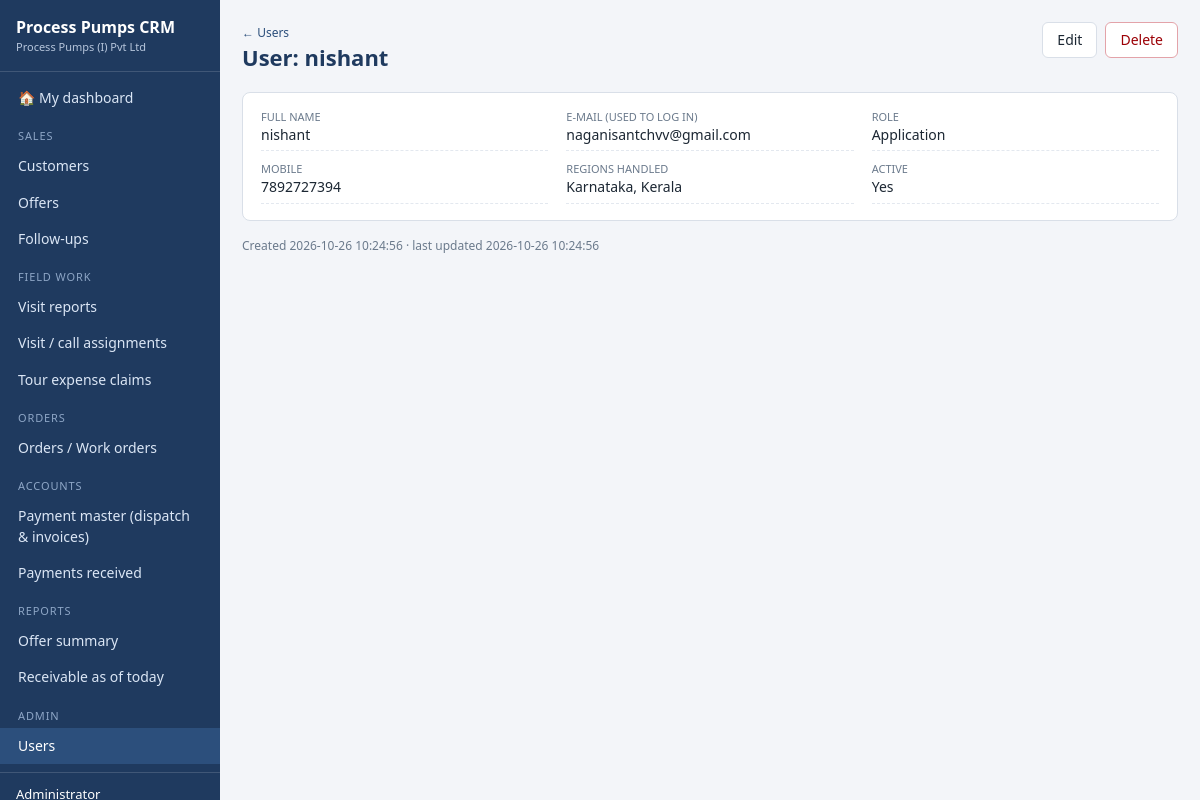
The app's page /users/2 (signed in) with its own data.
### tables this page shows
CREATE TABLE "users" (id INTEGER PRIMARY KEY AUTOINCREMENT, "full_name" TEXT, "email" TEXT, "role" TEXT, "phone" TEXT, "regions" TEXT, "active" INTEGER, "password_hash" TEXT, "created_at" TEXT, "created_by" INTEGER, "updated_at" TEXT, "updated_by" INTEGER);

### app/core/crud.py (the view, shortened to what this page needs)
    @bp.route("/<int:id>")
    def view(id):
        row = load(id)
        full = dict(row)
        if module.extra_values:
            full.update(module.extra_values(row))
        related = []
        actions = [a for a in module.actions
                   if R.has_role(g.user, a.roles if a.roles is not None else module.access["edit"])
                   and (not a.when or a.when(row, g.user))]
        comments = db.q("SELECT c.*, u.full_name FROM comments c LEFT JOIN users u ON u.id=c.user_id "
                        "WHERE entity=? AND entity_id=? ORDER BY c.id", (module.table, id)) if module.comments else []
        children = [dict(c=c, rows=module.child_rows(c, id)) for c in module.children]
        return render_template("detail.html", module=module, row=full, related=related, actions=actions,
                               comments=comments, children=children,
                               panel=module.panel(row, g.user) if module.panel else None,
                               can_edit=module.can("edit", g.user, row), can_delete=module.can("delete", g.user, row),
                               can_comment=module.comments and module.can("comment", g.user, row))

### app/core/auth.py (called while the page is built)
def csrf_token():
    if "_csrf" not in session:
        session["_csrf"] = secrets.token_hex(16)
    return session["_csrf"]

@bp.before_app_request
def load_user_and_guard():
    g.user = None
    uid = session.get("uid")
    if uid:
        u = db.q1("SELECT * FROM users WHERE id=? AND active=1", (uid,))
        if u:
            u.pop("password_hash", None)
            g.user = u
    if request.method == "POST":
        sent = request.form.get("_csrf") or request.headers.get("X-CSRF-Token")
        if not sent or sent != session.get("_csrf"):
            abort(400, "Security token missing or expired - please reload the page and try again.")
    if request.endpoint and request.endpoint not in PUBLIC_ENDPOINTS and g.user is None:
        return redirect(url_for("auth.login", next=request.full_path if request.method == "GET" else None))

### app/core/db.py (called while the page is built)
def connect(path):
    conn = sqlite3.connect(path, timeout=30)
    conn.row_factory = sqlite3.Row
    conn.execute("PRAGMA journal_mode=WAL")
    conn.execute("PRAGMA foreign_keys=OFF")
    return conn

def get_db():
    if "db" not in g:
        g.db = connect(current_app.config["DATABASE"])
    return g.db

def _teardown(exc):
    conn = g.pop("db", None)
    if conn is not None:
        try:
            conn.rollback() if exc else conn.commit()
        finally:
            conn.close()

def q(sql, params=()):
    return [dict(r) for r in get_db().execute(sql, params).fetchall()]

def q1(sql, params=()):
    r = get_db().execute(sql, params).fetchone()
    return dict(r) if r else None

### app/core/fields.py (called while the page is built)
    def display(self, value):
        return "" if value is None else str(value)

    @property
    def choices(self):
        raw = self._choices() if callable(self._choices) else self._choices
        return [c if isinstance(c, (tuple, list)) else (c, c) for c in raw]

    def display(self, value):
        return dict(self.choices).get(value, value or "")

    def display(self, value):
        return (value or "").replace(",", ", ")

    def display(self, value):
        return "Yes" if value else "No"

### app/core/module.py (called while the page is built)
    @property
    def list_fields(self):
        if self._list_fields:
            return [self.by_name[n] for n in self._list_fields]
        return [f for f in self.fields if f.show_in_list]

    @property
    def filter_fields(self):
        return [f for f in self.list_fields if f.filterable]

    def allowed(self, action, user):
        return R.has_role(user, self.access.get(action, []))

### app/core/registry.py (called while the page is built)
def all_modules():
    return list(MODULES.values())

### app/templates/detail.html (shortened to what this page needs)
{% extends 'base.html' %}
{% from '_macros.html' import cell %}
{% block content %}
<div class="page-head">
  <div><a class="crumb" href="{{ url_for(module.key ~ '.index') }}">&larr; {{ module.plural }}</a>
  <h1>{{ module.label }}: {{ module.label_of(row.id) }}</h1></div>
  <div class="actions">
    {% if can_edit %}<a class="btn" href="{{ url_for(module.key ~ '.edit', id=row.id) }}">Edit</a>{% endif %}
    {% if can_delete %}<form method="post" action="{{ url_for(module.key ~ '.delete', id=row.id) }}" data-confirm="Delete this {{ module.label|lower }}? This cannot be undone."><input type="hidden" name="_csrf" value="{{ csrf_token() }}"><button class="btn danger">Delete</button></form>{% endif %}
  </div>
</div>
<div class="card">
  {% set ns = namespace(section=None, open=false) %}
  {% for f in module.fields if f.show_in_detail and (f.stored or f.kind != 'password') and f.kind != 'password' %}
    {% if f.section != ns.section or loop.first %}
      {% set ns.section = f.section %}{% set ns.open = true %}
      {% if f.section %}<h3>{{ f.section }}</h3>{% endif %}<dl class="kv">
    {% endif %}
    {% if row.get(f.name) is not none or f.stored %}<div><dt>{{ f.label }}</dt><dd>{{ cell(module, f, row) or '—' }}</dd></div>{% endif %}
  {% endfor %}
  {% if ns.open %}</dl>{% endif %}
</div>
<div class="meta">Created {{ row.created_at }} &middot; last updated {{ row.updated_at }}</div>
{% endblock %}

### app/templates/_macros.html (shortened to what this page needs)
{% macro cell(module, f, row) -%}
  {%- if f.kind == 'file' -%}
    {%- if row[f.name] -%}<a href="{{ url_for(module.key ~ '.file', id=row.id, fname=f.name) }}" target="_blank">&#128206; View</a>{%- endif -%}
  {%- elif f.badge -%}
    {%- set v = module.display(f, row) -%}{%- if v -%}<span class="badge b-{{ v|slug }}">{{ v }}</span>{%- endif -%}
  {%- elif f.kind in ('money', 'int') -%}<span class="num">{{ module.display(f, row) }}</span>
  {%- elif f.kind == 'textarea' -%}<span class="clip">{{ module.display(f, row) }}</span>
  {%- else -%}{{ module.display(f, row) }}
  {%- endif -%}
{%- endmacro %}

### app/static/css/app.css (style rules this page uses)
:root { --navy:#1f3a5f;--navy2:#2c4f7c;--bg:#f3f5f9;--card:#fff;--line:#d9dfe8;--text:#1c2733;--muted:#6b7a8c; --red:#ffc7ce;--red-t:#9c0006;--yellow:#ffeb9c;--yellow-t:#7a5b00;--green:#c6efce;--green-t:#06602a;--accent:#e08a00;--radius:8px }
* { box-sizing:border-box }
body { margin:0;font:14px/1.45 "Segoe UI",system-ui,Arial,sans-serif;color:var(--text);background:var(--bg) }
a { color:var(--navy2);text-decoration:none }
h1 { font-size:22px;margin:0 0 10px;color:var(--navy) }
.page-head { display:flex;justify-content:space-between;align-items:flex-start;gap:12px;flex-wrap:wrap;margin-bottom:8px }
.crumb { font-size:12px }
.actions { display:flex;gap:8px;flex-wrap:wrap;align-items:center }
.actions form { margin:0 }
.btn { display:inline-block;border:1px solid var(--line);background:#fff;color:var(--text);padding:7px 14px;border-radius:6px;cursor:pointer;font:inherit }
.btn.danger { color:var(--red-t);border-color:#e3a3a9 }
.card { background:var(--card);border:1px solid var(--line);border-radius:var(--radius);padding:16px 18px;margin-bottom:16px }
dl.kv { display:grid;grid-template-columns:repeat(auto-fill,minmax(260px,1fr));gap:10px 18px;margin:0 }
dl.kv>div { border-bottom:1px dashed #e3e8ef;padding-bottom:5px }
dt { font-size:11px;color:var(--muted);text-transform:uppercase }
dd { margin:0;word-break:break-word }
.meta { color:var(--muted);font-size:12px;margin:6px 0 30px }

### records on screen
users: label_of "nishant", display "nishant" "naganisantchvv@gmail.com" "7892727394", created_at "2026-10-26 10:24:56", updated_at "2026-10-26 10:24:56"

### other values on screen
{{ app_title }} "Process Pumps CRM"
{{ company }} "Process Pumps (I) Pvt Ltd"
{{ group }} "SALES" "FIELD WORK" "ORDERS" "ACCOUNTS" "REPORTS" "ADMIN"
{{ i.label }} "Customers" "Offers" "Follow-ups" "Visit reports" "Visit / call assignments" "Tour expense claims" "Orders / Work orders" "Payment master (dispatch & invoices)" "Payments received" "Offer summary" "Receivable as of today" "Users"
{{ module.plural }} "Users"
{{ module.label }} "User"
{{ f.label }} "FULL NAME" "E-MAIL (USED TO LOG IN)" "ROLE" "MOBILE" "REGIONS HANDLED" "ACTIVE"
{{ module.display(f, row) }} "Application" "Karnataka, Kerala" "Yes"
